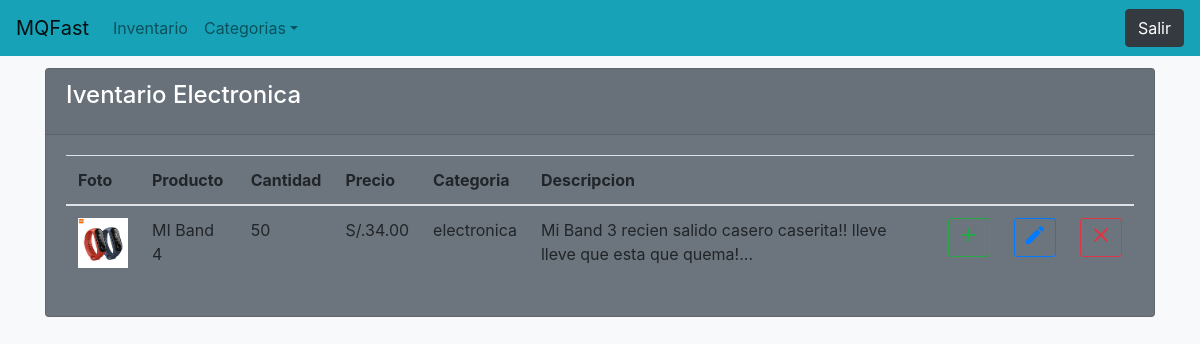
Before: /admin/categorias.php?opc=Electronica with the older database file.
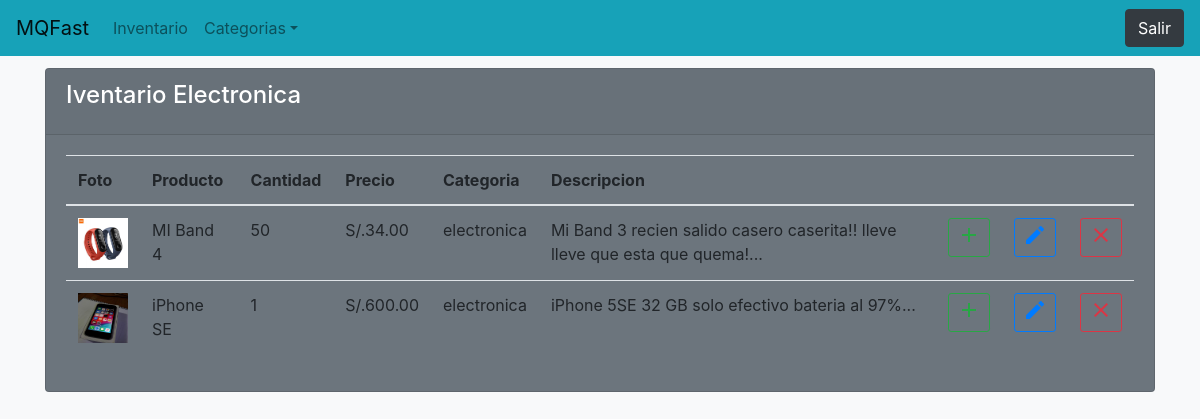
After: the same page with the newer database file.
### tables this page shows
CREATE TABLE `inventario` (
  `id` int(10) NOT NULL,
  `clave` varchar(200) NOT NULL,
  `producto` varchar(100) NOT NULL,
  `cantidad` int(5) NOT NULL,
  `precio` decimal(8,0) NOT NULL,
  `categoria` varchar(50) NOT NULL,
  `descripcion` text NOT NULL,
  `foto` varchar(100) NOT NULL
);

### admin/categorias.php (the view, shortened to what this page needs)
<?php include '../extend/header.php';
$opc = htmlentities($_GET['opc']);
?>
<div class="container" style="margin-top: 1%;">
<div class="card text-white bg-secondary" style="margin-top: 1%">
    <div class="card-header"><h4 class="card-title">Iventario <?php echo $opc?> </h4></div>
    <div class="card-body">
        <table class="table">
            <thead>
                <th>Foto</th>
                <th>Producto</th>
                <th>Cantidad</th>
                <th>Precio</th>
                <th>Categoria</th>
                <th>Descripcion</th>
                <th></th>
                <th></th>
                <th></th>
            </thead>
            <tbody>
                <?php
                if ($opc == 'General') {
                    $sel = $con->prepare("SELECT * FROM inventario ORDER BY id");
                    $sel->execute();
                }else{
                    $sel = $con->prepare("SELECT * FROM inventario WHERE categoria = ? ORDER BY id");
                    $sel->execute(array($opc));
                }
                    while ($f = $sel->fetch()) { ?>
                    <tr>
                        <td><img src="<?php echo $f['foto']?>" alt="foto" width="50" height="50"></td>
                        <td><?php echo $f['producto']?></td>
                        <td><?php echo $f['cantidad']?></td>
                        <td><?php echo "S/.".number_format($f['precio'],2)?></td>
                        <td><?php echo $f['categoria']?></td>
                        <td><?php echo substr($f['descripcion'],0,100)?>...</td>
                        <td><a href="agregar_imagenes.php?clave=<?php echo $f['clave']?>" class="btn
                        btn-outline-success btn-sm"><span class="material-icons">add</span></a></td>
                        <td><a href="editar_producto.php?clave=<?php echo $f['clave']?>" class="btn
                        btn-outline-primary btn-sm"><span class="material-icons">edit</span></a></td>
                        <td> <a href="#" class="btn btn-outline-danger btn-sm" onclick="bootbox.confirm('Seguro que desea eliminar?', function(
                            result){if (result == true){location.href='eliminar_producto.php?clave=<?php echo $f['clave']?>&foto=<? echo $f['foto']
                            ?> &pag=categorias.php&opc=<?php echo $opc?>';}})"><span class="material-icons">clear</span></a></td>
                    </tr>
                    <?php
                    }
                    ?>
            </tbody>
        </table>
    </div>
</div>
</div>
</body>
</html>

### extend/header.php (shortened to what this page needs)
<!DOCTYPE html>
<html lang="en">
<head>
    <link rel="stylesheet" href="../css/bootstrap.min.css">
</head>
<body class="bg-light">
    <nav class="navbar navbar-expand-lg navbar-light bg-info">
        <a href="#" class="navbar-brand">MQFast</a>
        <div class="collapse navbar-collapse" id="menu">
            <ul class="navbar-nav mr-auto">
                <li class="nav-item mr-auto">
                    <a href="../admin/inventario.php" class="nav-link">Inventario</a>
                </li>
                <li class="nav-item dropdown">
                    <a href="#" class="nav-link dropdown-toggle" id="navbarDropdown" role="button" data-toggle="dropdown" aria-haspopup="true" aria-expanded="false">
                    Categorias</a>
                </li>
            </ul>
            <button class="btn btn-dark"  id="logout">Salir</button>
        </div>
    </nav>

### extend/header.php (style rules this page uses)
body { padding-bottom: 10px; }

Changed rows visible on the page:
added inventario: foto (picture), producto "iPhone SE", cantidad "1", precio "600.00", categoria "electronica", descripcion "iPhone 5SE 32 GB solo efectivo bateria al 97%"
